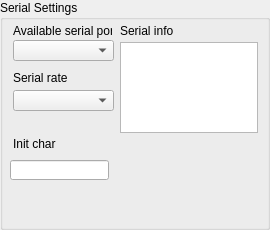
       <widget class="QGroupBox" name="groupBox">
        <property name="sizePolicy">
         <sizepolicy hsizetype="Fixed" vsizetype="Fixed">
          <horstretch>0</horstretch>
          <verstretch>0</verstretch>
         </sizepolicy>
        </property>
        <property name="minimumSize">
         <size>
          <width>270</width>
          <height>230</height>
         </size>
        </property>
        <property name="maximumSize">
         <size>
          <width>270</width>
          <height>230</height>
         </size>
        </property>
        <property name="title">
         <string>Serial Settings</string>
        </property>
        <widget class="QLineEdit" name="Initchar_lineEdit">
         <property name="geometry">
          <rect>
           <x>10</x>
           <y>160</y>
           <width>99</width>
           <height>20</height>
          </rect>
         </property>
        </widget>
        <widget class="QLabel" name="Initchar_label">
         <property name="geometry">
          <rect>
           <x>13</x>
           <y>136</y>
           <width>101</width>
           <height>16</height>
          </rect>
         </property>
         <property name="text">
          <string>Init char</string>
         </property>
        </widget>
        <widget class="QComboBox" name="Serialavailable_comboBox">
         <property name="geometry">
          <rect>
           <x>13</x>
           <y>40</y>
           <width>101</width>
           <height>21</height>
          </rect>
         </property>
        </widget>
        <widget class="QLabel" name="Serialavailable_label">
         <property name="geometry">
          <rect>
           <x>13</x>
           <y>23</y>
           <width>99</width>
           <height>16</height>
          </rect>
         </property>
         <property name="text">
          <string>Available serial ports</string>
         </property>
        </widget>
        <widget class="QLabel" name="Serialbaud_label">
         <property name="geometry">
          <rect>
           <x>13</x>
           <y>70</y>
           <width>91</width>
           <height>16</height>
          </rect>
         </property>
         <property name="text">
          <string>Serial rate</string>
         </property>
        </widget>
        <widget class="QComboBox" name="Serialbaud_comboBox">
         <property name="geometry">
          <rect>
           <x>13</x>
           <y>90</y>
           <width>101</width>
           <height>21</height>
          </rect>
         </property>
        </widget>
        <widget class="QTextBrowser" name="Serialinfo_textBrowser">
         <property name="geometry">
          <rect>
           <x>120</x>
           <y>42</y>
           <width>138</width>
           <height>91</height>
          </rect>
         </property>
        </widget>
        <widget class="QLabel" name="Serialinfo_label">
         <property name="geometry">
          <rect>
           <x>120</x>
           <y>23</y>
           <width>131</width>
           <height>16</height>
          </rect>
         </property>
         <property name="text">
          <string>Serial info</string>
         </property>
        </widget>
       </widget>
